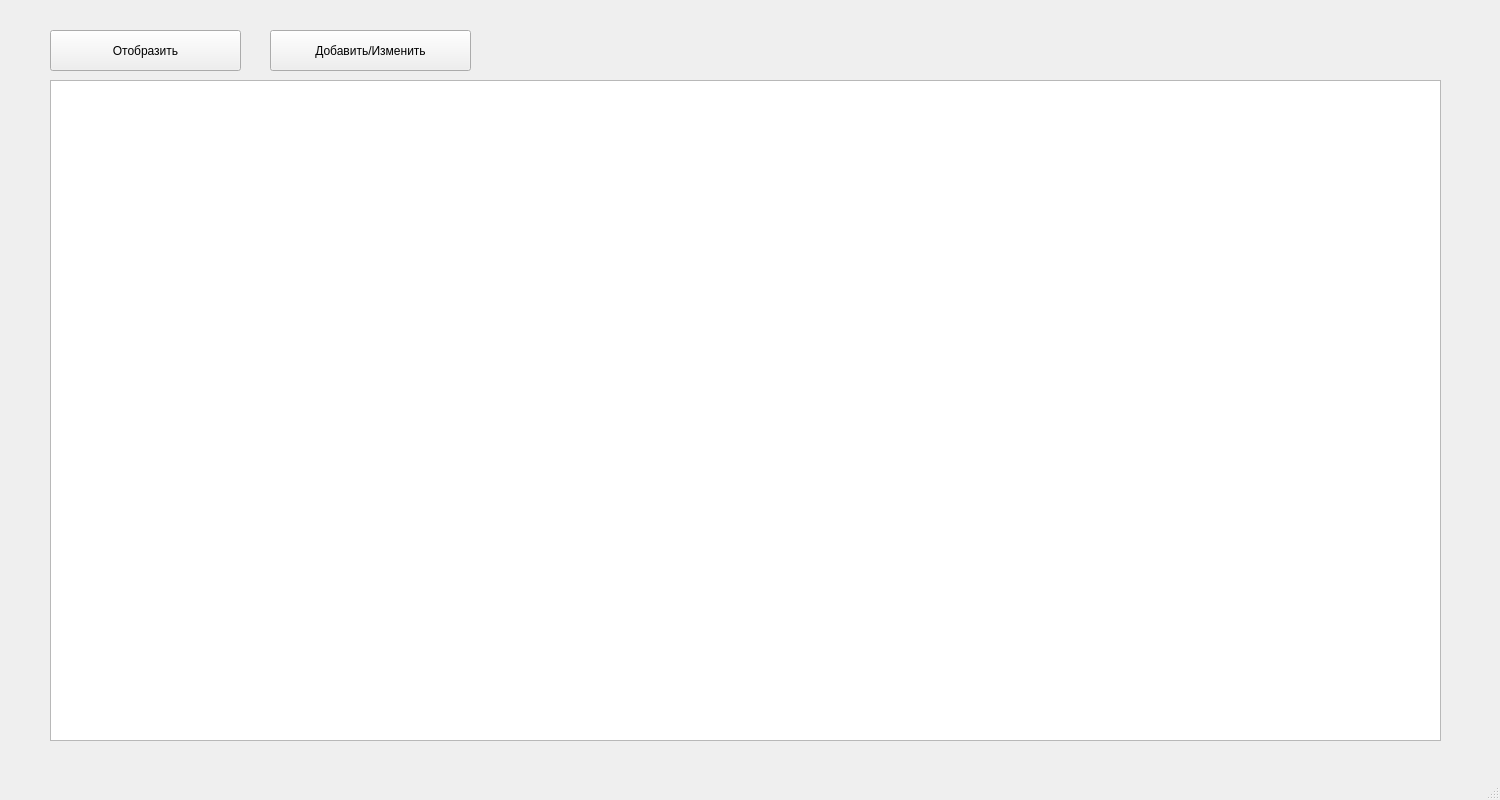
<?xml version="1.0" encoding="UTF-8"?>
<ui version="4.0">
 <class>MainWindow</class>
 <widget class="QMainWindow" name="MainWindow">
  <property name="geometry">
   <rect>
    <x>0</x>
    <y>0</y>
    <width>1500</width>
    <height>800</height>
   </rect>
  </property>
  <property name="windowTitle">
   <string>MainWindow</string>
  </property>
  <widget class="QWidget" name="centralwidget">
   <widget class="QTableWidget" name="tableWidget">
    <property name="geometry">
     <rect>
      <x>50</x>
      <y>80</y>
      <width>1391</width>
      <height>661</height>
     </rect>
    </property>
   </widget>
   <widget class="QPushButton" name="pushButton">
    <property name="geometry">
     <rect>
      <x>50</x>
      <y>30</y>
      <width>191</width>
      <height>41</height>
     </rect>
    </property>
    <property name="text">
     <string>Отобразить</string>
    </property>
   </widget>
   <widget class="QPushButton" name="pushButton_2">
    <property name="geometry">
     <rect>
      <x>270</x>
      <y>30</y>
      <width>201</width>
      <height>41</height>
     </rect>
    </property>
    <property name="text">
     <string>Добавить/Изменить</string>
    </property>
   </widget>
  </widget>
  <widget class="QMenuBar" name="menubar">
   <property name="geometry">
    <rect>
     <x>0</x>
     <y>0</y>
     <width>1500</width>
     <height>18</height>
    </rect>
   </property>
  </widget>
  <widget class="QStatusBar" name="statusbar"/>
 </widget>
 <resources/>
 <connections/>
</ui>
